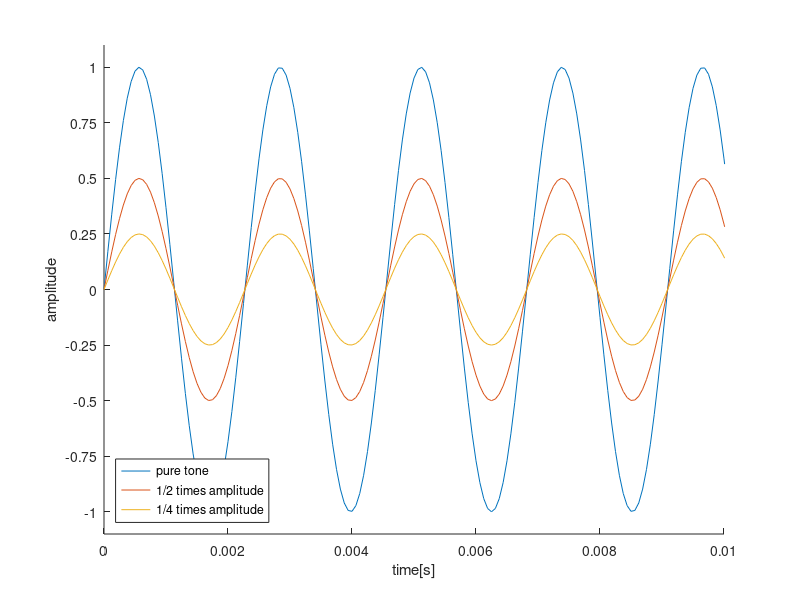
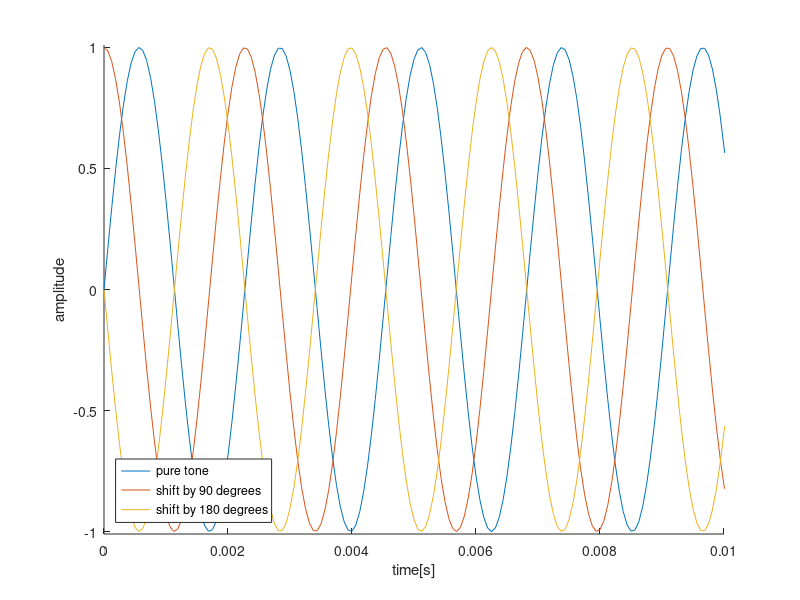

These charts were generated, in order, by the following MATLAB code:
clear;
Fs = 16000; % 
f1 = 440;   % [Hz]
t1 = (0:(Fs-1)) /Fs;
for k=0:Fs
    y1 = sin(2*pi*f1*t1);
end
p = pi/2;
for k=0:Fs
    y2 = sin(2*pi*f1*t1 + p);
end

p = pi;
for k=0:Fs
    y3 = sin(2*pi*f1*t1 + p);
end

for k=0:Fs
    y4 = 0.5 * sin(2*pi*f1*t1);
end

for k=0:Fs
    y5 = 0.25 * sin(2*pi*f1*t1);
end

ys2 = [y1;y2]';
ys3 = [y1;y3]';
ys4 = [y1;y4]';
ys5 = [y1;y5]';

sound(ys2,Fs); % pi/2
pause(3)
sound(ys3,Fs); % pi
pause(3)
sound(ys4,Fs); % 0.5倍
pause(3)
sound(ys5,Fs); % 0.25倍

fig0 = figure;
hold on;
plot(t1,y1);
plot(t1,y2);
plot(t1,y3);
xlabel('time[s]');
ylabel('amplitude');
axis([0 0.01 -1.01 1.01])
legend({'pure tone','shift by 90 degrees','shift by 180 degrees'},'Location','southwest');
hold off;

fig1 = figure;
hold on;
plot(t1,y1);
plot(t1,y4);
plot(t1,y5);
yticks(-1:0.25:1);
xlabel('time[s]');
ylabel('amplitude');
axis([0 0.01 -1.1 1.1]);
legend({'pure tone','1/2 times amplitude','1/4 times amplitude'},'Location','southwest');
hold off;
exportgraphics(fig1,'../Figures/01_02_1.pdf','ContentType','vector');
exportgraphics(fig0,'../Figures/01_02_2.pdf','ContentType','vector');